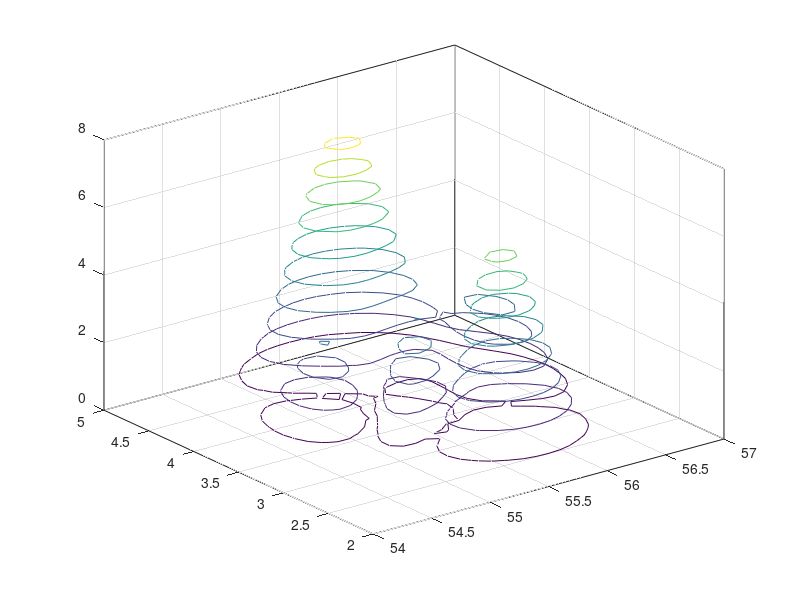

Write MATLAB code to recreate this figure. (Note: this script raises an error after producing the figure.)
%% KMLcontour3_tutorial tutorial for KMLcontour3
% This tutorial explains KMLcontour3

%% Simple case
% First generate some data.
[lat,lon] = meshgrid(54:.1:57,2:.1:5);
z = peaks(31);
z = abs(z);
fname = 'contour3.kml';

% we can make a contour plot of this data in Matlab:

contour3(lat,lon,z)

% Similarly in KML. Because we really want to exagerate the height, we
% specify a zScaleFun, the anonymous functions that scaels the height.

KMLcontour3(lat,lon,z,'fileName',fname,'zScaleFun',@(z) (z+.2)*1000);

%%
% 
% <<prerendered_images/KML_contour3_1.jpg>>
% 

%%
% Next to the contour KML file, a labels file has been created. This file
% can be also be added.

%%
% 
% <<prerendered_images/KML_contour3_2.jpg>>
% 